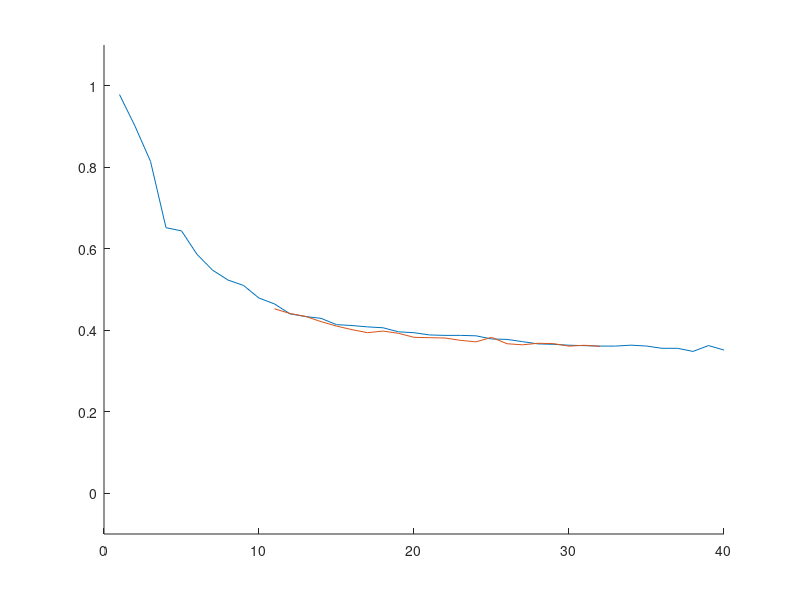

Reproduce this figure in MATLAB.
data1 = load('characters_k_steps_loss.csv');
loss1 = data1(:,2);
steps1 = 1:40;

data2 = load('syllables_k_steps_loss.csv');
loss2 = data2(:,2);
disp(data2);
steps2 = 11:32;

figure; hold on;
plot(steps1, loss1);
plot(steps2, loss2);

xlim([0, 40]);
ylim([-0.1, 1.1]);
yticks(0:0.2:1);